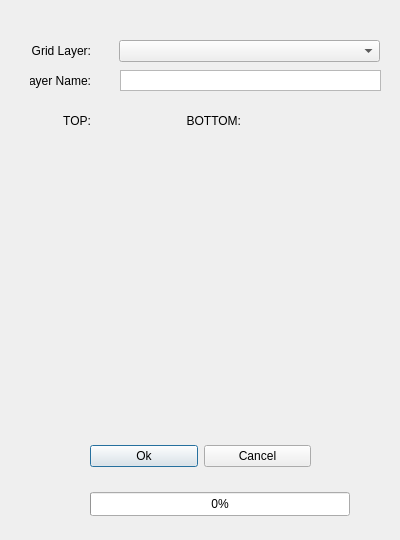
<?xml version="1.0" encoding="UTF-8"?>
<ui version="4.0">
 <class>FreewatDialog</class>
 <widget class="QDialog" name="FreewatDialog">
  <property name="geometry">
   <rect>
    <x>0</x>
    <y>0</y>
    <width>400</width>
    <height>540</height>
   </rect>
  </property>
  <property name="windowTitle">
   <string>valueclass2</string>
  </property>
  <property name="layoutDirection">
   <enum>Qt::LeftToRight</enum>
  </property>
  <widget class="QWidget" name="horizontalLayoutWidget">
   <property name="geometry">
    <rect>
     <x>90</x>
     <y>440</y>
     <width>221</width>
     <height>32</height>
    </rect>
   </property>
   <layout class="QHBoxLayout" name="horizontalLayout">
    <item>
     <widget class="QPushButton" name="okButton">
      <property name="text">
       <string>Ok</string>
      </property>
     </widget>
    </item>
    <item>
     <widget class="QPushButton" name="cancelButton">
      <property name="text">
       <string>Cancel</string>
      </property>
     </widget>
    </item>
   </layout>
  </widget>
  <widget class="QLabel" name="labelLayer">
   <property name="geometry">
    <rect>
     <x>20</x>
     <y>40</y>
     <width>71</width>
     <height>22</height>
    </rect>
   </property>
   <property name="text">
    <string>Grid Layer:</string>
   </property>
   <property name="alignment">
    <set>Qt::AlignRight|Qt::AlignTrailing|Qt::AlignVCenter</set>
   </property>
  </widget>
  <widget class="QComboBox" name="layerComboBox">
   <property name="geometry">
    <rect>
     <x>119</x>
     <y>40</y>
     <width>261</width>
     <height>22</height>
    </rect>
   </property>
  </widget>
  <widget class="QLabel" name="lblLayerName">
   <property name="geometry">
    <rect>
     <x>30</x>
     <y>70</y>
     <width>61</width>
     <height>22</height>
    </rect>
   </property>
   <property name="layoutDirection">
    <enum>Qt::LeftToRight</enum>
   </property>
   <property name="text">
    <string>Layer Name:</string>
   </property>
   <property name="alignment">
    <set>Qt::AlignRight|Qt::AlignTrailing|Qt::AlignVCenter</set>
   </property>
  </widget>
  <widget class="QProgressBar" name="progressBar">
   <property name="geometry">
    <rect>
     <x>90</x>
     <y>492</y>
     <width>260</width>
     <height>24</height>
    </rect>
   </property>
   <property name="value">
    <number>0</number>
   </property>
  </widget>
  <widget class="QTextEdit" name="txtLayerName">
   <property name="geometry">
    <rect>
     <x>120</x>
     <y>70</y>
     <width>261</width>
     <height>21</height>
    </rect>
   </property>
   <property name="font">
    <font>
     <pointsize>7</pointsize>
    </font>
   </property>
  </widget>
  <widget class="QLabel" name="lblTop">
   <property name="geometry">
    <rect>
     <x>30</x>
     <y>110</y>
     <width>61</width>
     <height>22</height>
    </rect>
   </property>
   <property name="layoutDirection">
    <enum>Qt::LeftToRight</enum>
   </property>
   <property name="text">
    <string>TOP:</string>
   </property>
   <property name="alignment">
    <set>Qt::AlignRight|Qt::AlignTrailing|Qt::AlignVCenter</set>
   </property>
  </widget>
  <widget class="QLabel" name="lblTop_2">
   <property name="geometry">
    <rect>
     <x>180</x>
     <y>110</y>
     <width>61</width>
     <height>22</height>
    </rect>
   </property>
   <property name="layoutDirection">
    <enum>Qt::LeftToRight</enum>
   </property>
   <property name="text">
    <string>BOTTOM:</string>
   </property>
   <property name="alignment">
    <set>Qt::AlignRight|Qt::AlignTrailing|Qt::AlignVCenter</set>
   </property>
  </widget>
 </widget>
 <resources/>
 <connections/>
</ui>
